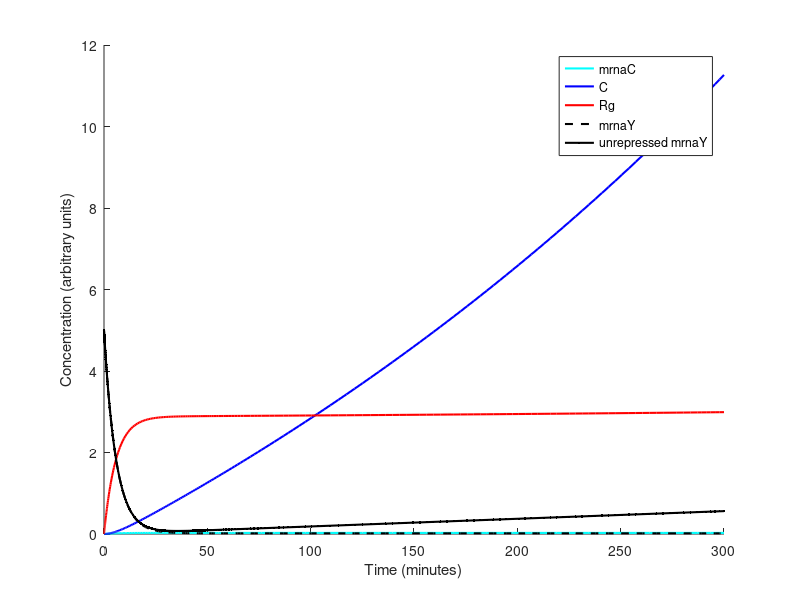

Write MATLAB code to recreate this figure.
%Basic model for the CRISPR system
% Two main reactions:
% C + Rg <-k_minus, k_plus-> CRg
% CRg + O <-k_2, k_1-> CRgO
% Where "O" I believe is a repressor for YFP

function crispr_model

clear all

%declare model parameters
% Production and degradation terms
global alpha_mrnaC
global alpha_mrnaY
global alpha_Rg
global beta_C
global gamma_C
global gamma_B
global gamma_mrnaC
global gamma_Rg
global gamma_mrnaY

% Reaction rate constants
global k_minus
global k_plus
global K_a
global n

%assign parameter values
% Production and degradation terms
alpha_mrnaC=0.0047;
alpha_mrnaY=0.0047;
alpha_Rg=0.0047;
alpha_Rg=0.5;
beta_C=1.0;
gamma_C=-5.6408*10^-4;
gamma_B=-5.6408*10^-4;
gamma_mrnaC=0.1734;
gamma_Rg=0.1734;
gamma_mrnaY=0.1734;

% Reaction rate constants
k_minus=1.0;
k_plus=1.0;
K_a=0.28;
n=2.5;

% Set simulation parameters
ODEFUN=@crispr_ode;
options=odeset('Refine', 6);
Tend=300;

% Set initial condition: state = [mrnaC, C, Rg, mrnaY]
x0=[0, 0, 0, 5, 5]';

% Run simulation
[t,S]=ode45(ODEFUN, [0,Tend], x0, options);

% Make a plot
figure;
hold on
plot(t, S(:,1), 'c', 'Linewidth', 1.5)
plot(t, S(:,2), 'b', 'Linewidth', 1.5)
plot(t, S(:,3), 'r', 'Linewidth', 1.5)
plot(t, S(:,4), 'k--', 'Linewidth', 1.5)
plot(t, S(:,5), 'k.-', 'Linewidth', 1.5)
legend('mrnaC', 'C', 'Rg', 'mrnaY', 'unrepressed mrnaY', 'Location','Best')
xlabel('Time (minutes)')
ylabel('Concentration (arbitrary units)')

end

% ODE model
function dS=crispr_ode(t,s)

    % Production and degradation terms
    global alpha_mrnaC
    global alpha_mrnaY
    global alpha_Rg
    global beta_C
    global gamma_C
	global gamma_B
    global gamma_mrnaC
    global gamma_Rg
    global gamma_mrnaY

    % Reaction rate constants
    global k_minus
    global k_plus
    global K_a
    global n

    % Differential terms
    mrnaC=s(1); % dCas9 mRNA
    C=s(2); % dCas9
    Rg=s(3); % sgRNA
    mrnaY=s(4); % mRNA to produce YFP
    mrnaY_noR_dt=s(5); % mRNA dynamics without repression

    % Non-differential terms from QSSA
    B = k_plus*C*Rg/(k_minus+gamma_B);

    mrnaC_dt= alpha_mrnaC - gamma_mrnaC*mrnaC;
    C_dt= beta_C*mrnaC - gamma_C*C + k_minus*B - k_plus*C*Rg;
    Rg_dt=alpha_Rg - gamma_Rg*Rg + k_minus*B - k_plus*C*Rg;
    mrnaY_dt=alpha_mrnaY*(0.6 + 0.4/(1 + (B/K_a)^n)) - gamma_mrnaY*mrnaY;
    mrnaY_noR_dt=alpha_mrnaY - gamma_mrnaY*mrnaY;
    dS=[mrnaC_dt, C_dt, Rg_dt, mrnaY_dt, mrnaY_noR_dt]';
end
